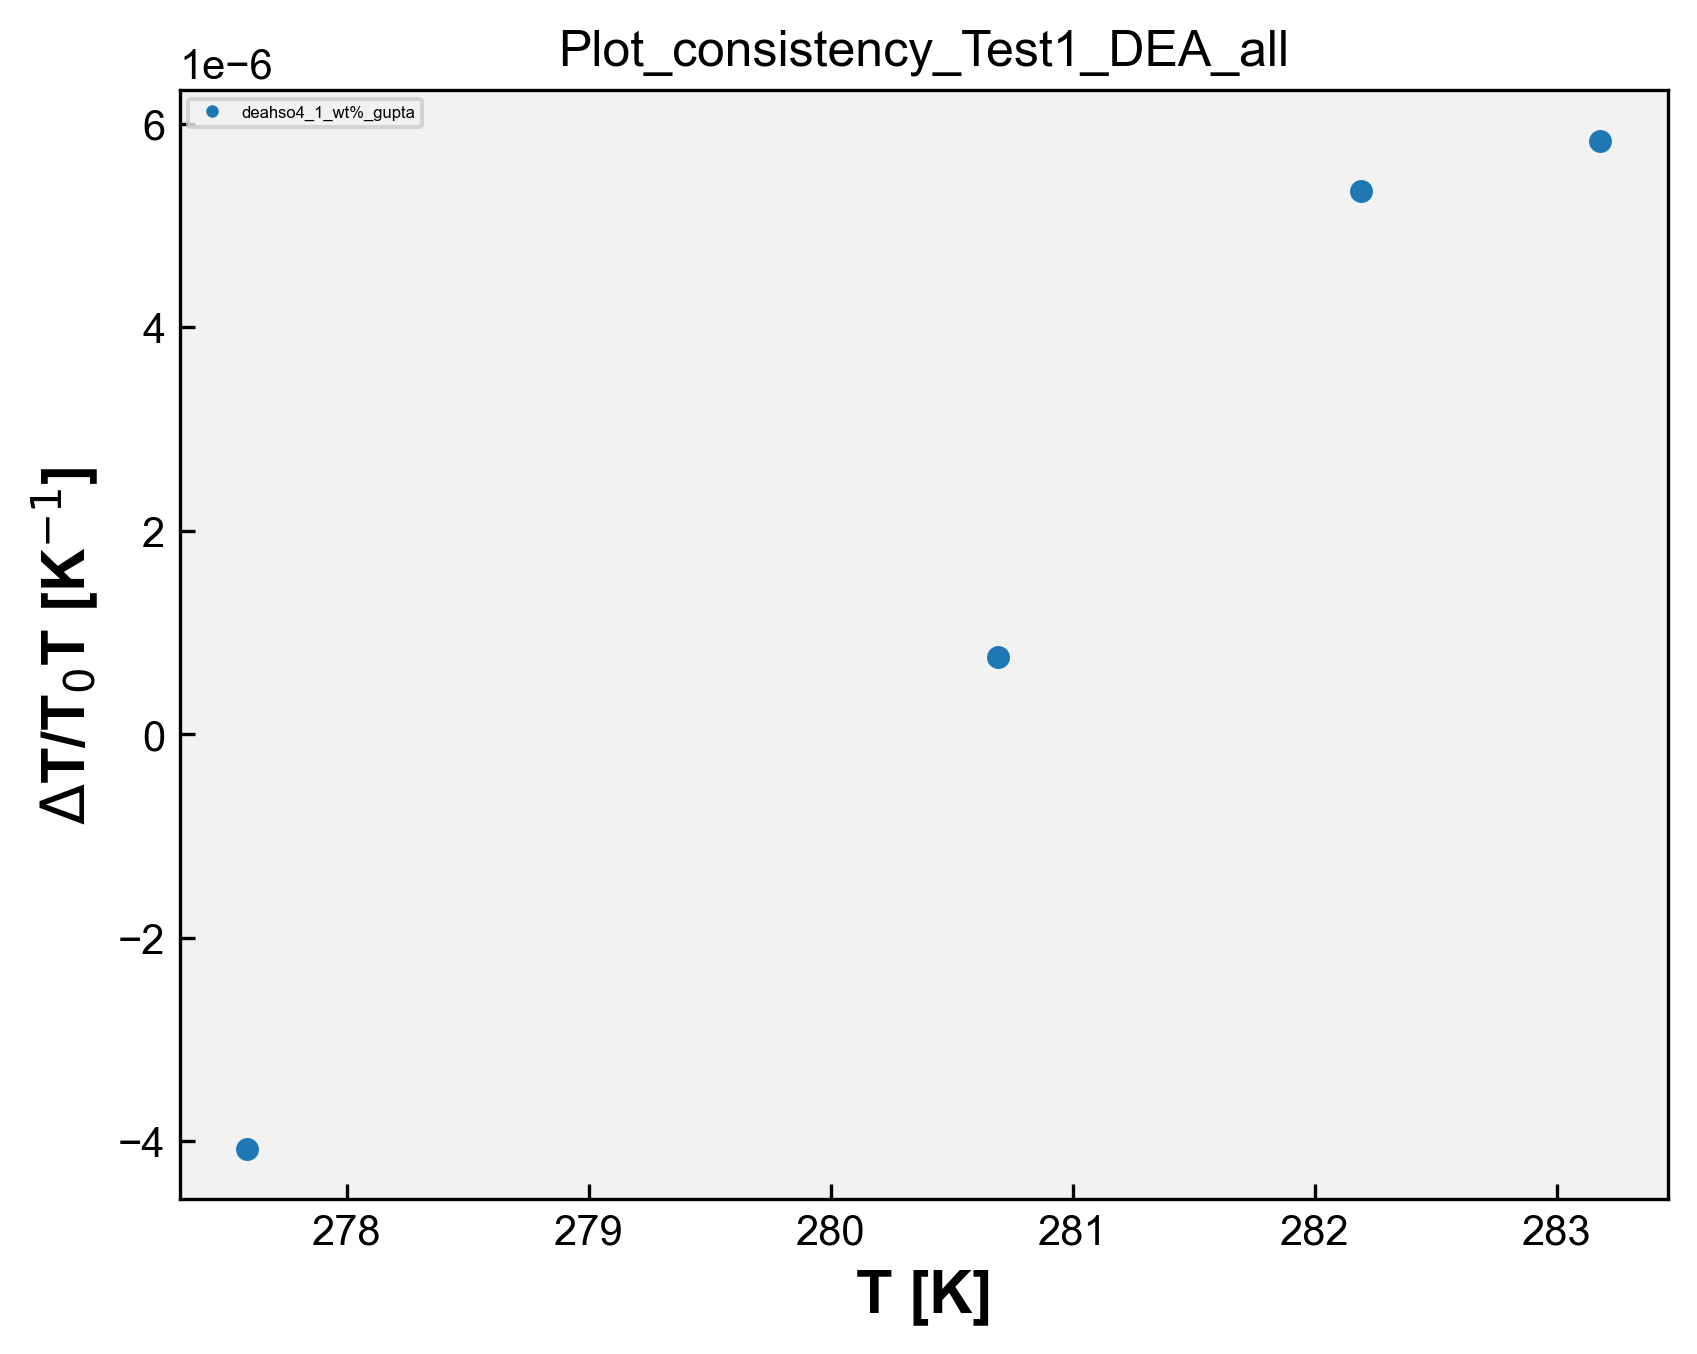

The Python source for this figure:
# Plot_consistency - DEA 
import matplotlib.pyplot as plt
import matplotlib
from matplotlib.font_manager import FontProperties
import pandas as pd
import numpy as np
import openpyxl
import os 

matplotlib.rcParams['font.family'] = "Arial" # change the default font # mudança da fonte 
matplotlib.rcParams['xtick.direction'] = 'in' # change the ticks direction # mudança da direção dos marcadores ao longo dos eixos de um gráfico que indicam valores específicos 
matplotlib.rcParams['ytick.direction'] = 'in'
font = FontProperties() # cria uma instância de propriedades de fontes, tamanho, estilo e família
font.set_family('sans-serif') # 'serif', 'sans-serif', 'cursive', 'fantasy', or 'monospace' # família da fonte 
font.set_name('Arial') # nome da fonte 
font.set_weight('bold') # 'ultralight', 'light', 'normal', 'regular', 'book', 'medium', 'roman', 'semibold', 'demibold', 'demi', 'bold', 'heavy', 'extra bold', 'black' # peso da fonte 
font.set_style('normal') #'normal', 'italic' or 'oblique' # estilo da fonte, negrito, itálico, normal, etc 
font.set_size('x-large') # xx-small', 'x-small', 'small', 'medium', 'large', 'x-large', 'xx-large' # tamanho da fonte 
plt.rcParams['figure.dpi'] = 300 # resolução padrão para as figuras exibidas na tela 
plt.rcParams['savefig.dpi'] = 300 # resolução padrão para as figuras salvas em arquivos PNG, PDF ou SVG 
opt = {'fillstyle':'full','markersize':5,'markeredgewidth':0.5} # aparência dos marcadores, fillstyle: full - estilo de preenchimento markersize: 5 - tamanho do marcador markeredgewidth: 0.5 largura da borda do marcador 
plt.rcParams['figure.facecolor'] = (1.0,1.0,1.0,0.0) # cor de fundo da figura como transparente 
plt.rcParams['axes.facecolor'] = '0.95' # cor de fundo dos eixos como uma tonalidade de cinza claro 
#plt.rcParams['figure.figsize'] = (4,4) # tamanho da figura padrão em polegadas 


caminho_arquivo = 'DEA.xlsx' # caminho do arquivo de DMA 
wb = openpyxl.load_workbook(caminho_arquivo) # ler dados de abas individuais do arquivo Excel sem abrir e fechar repetidamente, mantém aberto. Mais eficiente se você precisa ler dados de várias abas do arquivo. Lista com os nomes de todas as abas do arquivo Excel.
# load_workbook é a função usada para carregar o arquvio Excel

dados_coluna_D_array = [] # matriz para guardar os dados da coluna C de todas as sheet
dados_coluna_K_array = [] # matriz para guardar os dados da coluna I de todas as sheet

nomes_abas = []

for i in wb.sheetnames: # para i dentro da lista wb com os nomes de todas as abas
    nome_aba = wb[i] # obtém o nome da aba na posição i na lista wb, que contém os nomes de todas as abas
    nome_aba_split = nome_aba.title.split("_") # nome_aba é o nome completo da aba. nome_aba.title converte o nome da aba para o formato de título. split("_ ") divide o nome da aba em duas partes usando o caractere "_ "
    if len(nome_aba_split) > 2: # se o nome da aba contiver mais de duas partes 
        nome_aba_split.insert(2, "wt%") # insere wt% entre a segunda e a terceira partes do nome da aba 
        nome_aba_final = "_".join(nome_aba_split) # junta as partes do nome da aba de volta com "_"
        print('nome_aba_final', nome_aba_final)
        nomes_abas.append(nome_aba_final) # adiciona o nome modificado _a lista de nomes das abas 
    else:
        nomes_abas.append(nome_aba.title) # nome da aba não tiver mais de duas partes, adiciona o nome completo da aba à lista nomes_abas (usada na legenda)

    dados_coluna_D = [] # abre uma lista para os dados da coluna C da sheet 
    dados_coluna_K = [] # abre uma lista para os dados da coluna I da sheet

    for j in nome_aba.iter_rows(min_row=2, values_only=True): # iter_rows: permite iterar sobre as linhas dessa aba # min_row=2: especifica a primeira linha a ser considerada, nesse caso, começa na segunda linha, pois a primeira linha geralmente contém os cabeçalhos das colunas # values_only=True: indica que queremos obter apenas os valores das células, sem incluir informações adicionais como formatação, fórmulas ou estilos. 
        dados_coluna_D.append(j[3])
        dados_coluna_K.append(j[10])

    dados_coluna_D_array.append(dados_coluna_D)
    dados_coluna_K_array.append(dados_coluna_K)

print('dados_D', dados_coluna_D_array)
print('dados_K', dados_coluna_K_array)

# Plotagem dos dados:

symbols = ['o', 's', '^', 'D', 'v', '>', '<', 'P', 'X', 'H', '*', 'h', '+', 'x', '|', '_', '1', '2', '3', '4', 'p', ',', '.', '8', 'p', 'd', 'D', '|', '_', '$...$']
# Exemplos de símbolos

# Vetor de cores
colors = ['#1f77b4', '#ff7f0e', '#2ca02c', '#d62728', '#9467bd', '#8c564b', '#e377c2', '#7f7f7f', '#bcbd22', '#17becf',  '#aec7e8',  '#ffbb78', '#98df8a', '#ff9896', '#c5b0d5', '#c49c94',  '#f7b6d2', '#c7c7c7',  '#dbdb8d',  '#9edae5',  '#393b79',  '#5254a3', '#6b6ecf',  '#9c9ede',  '#637939',  '#8ca252',  '#b5cf6b', '#cedb9c',  '#8c6d31',  '#bd9e39',  '#e7ba52',  '#e7cb94',  '#843c39', '#ad494a', '#d6616b',  '#e7969c',  '#7b4173', '#a55194',  '#ce6dbd',  '#de9ed6']

for i in range(len(dados_coluna_D_array)):
    x = dados_coluna_D_array[i]
    y = dados_coluna_K_array[i]
    print('x', x)
    print('y', y)
    symbol=symbols[i]
    color=colors[i]
    plt.plot(x, y, marker=symbol, markersize=opt['markersize'], markeredgewidth=opt['markeredgewidth'], fillstyle=opt['fillstyle'], color=color, linestyle='none')

plt.legend(nomes_abas, loc='upper left', fontsize=4, markerscale=0.5)
plt.xlabel('T [K]',fontproperties=font)
plt.ylabel('$\Delta$T/T$_0$T [K$^{-1}$]',fontproperties=font)
#plt.legend(loc="upper left")

nome_arquivo_python = os.path.basename(__file__) # obter o nome do arquivo python atual
nome_arquivo_sem_extensao = os.path.splitext(nome_arquivo_python)[0] # obter o nome do arquivo sem extensão # [0] vai acessar o primeiro elemento da tupla retornado por path.splitext

plt.title(nome_arquivo_sem_extensao)

plt.savefig(f'{nome_arquivo_sem_extensao}.png',format='png',bbox_inches='tight',
                dpi=300,transparent=False)
plt.show()
